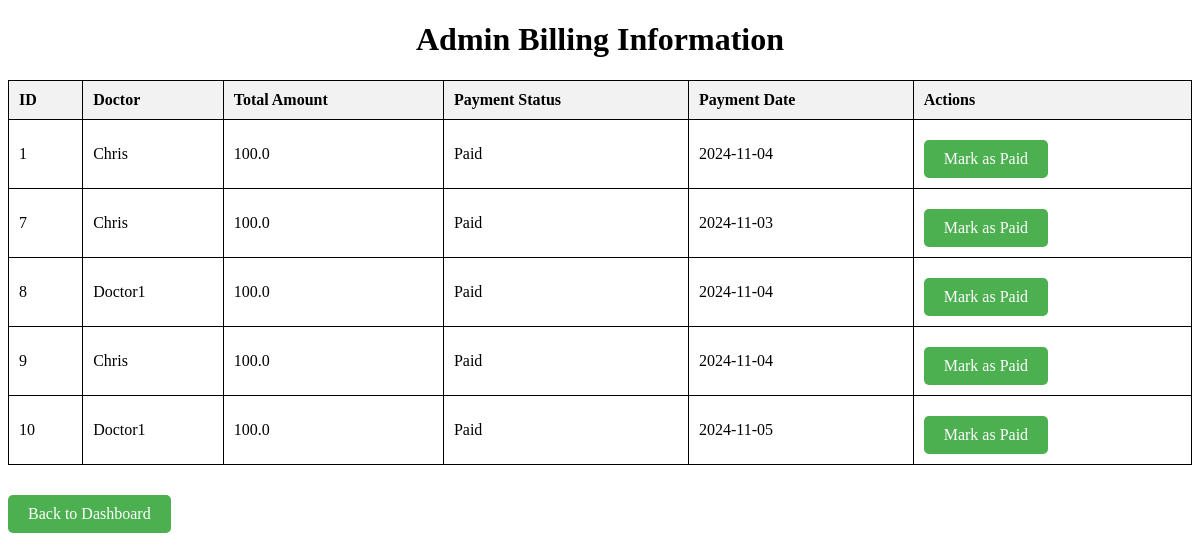
Page /view_billing on the earlier database version.
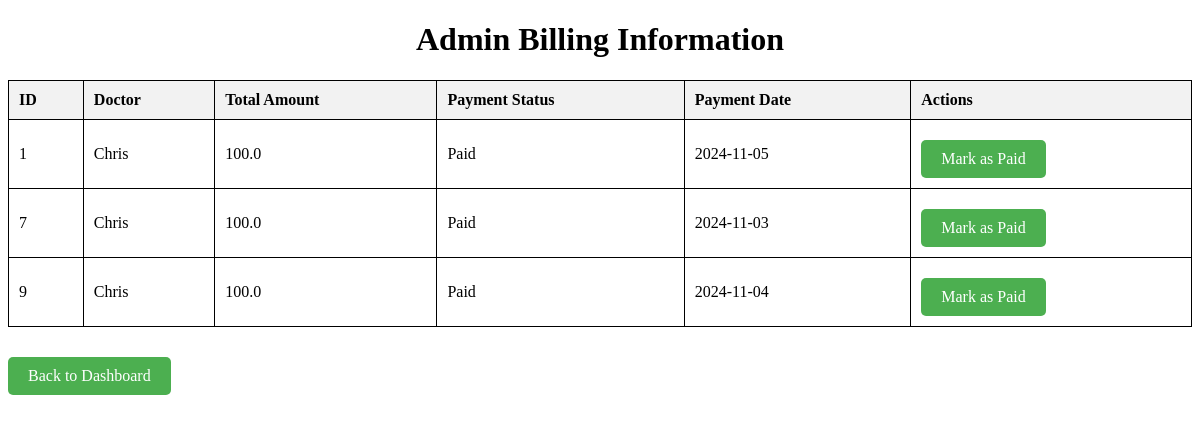
Same page on the later database version.
### tables this page shows
CREATE TABLE "billing" (
    id INTEGER PRIMARY KEY AUTOINCREMENT,
    patient_id INTEGER,
    doctor_id INTEGER,
    total_amount REAL NOT NULL,
    payment_status TEXT NOT NULL,
    payment_date TEXT,
    UNIQUE (patient_id, doctor_id),
    FOREIGN KEY (patient_id) REFERENCES patients (id),
    FOREIGN KEY (doctor_id) REFERENCES doctors (id)
);

CREATE TABLE doctors (
                    id INTEGER PRIMARY KEY AUTOINCREMENT,
                    name TEXT NOT NULL,
                    specialization TEXT NOT NULL,
                    loginid TEXT UNIQUE NOT NULL,
                    password TEXT NOT NULL,
                    email TEXT NOT NULL
                );

### app.py (the view)
@app.route('/view_billing', methods=['GET'])
def admin_view_billing():
    billing_info = query_db('''
        SELECT b.id, p.name AS patient_name, d.name AS doctor_name, b.total_amount, b.payment_status, b.payment_date
        FROM billing b
        JOIN patients p ON b.patient_id = p.id
        JOIN doctors d ON b.doctor_id = d.id
    ''')
    return render_template('admin_billing.html', billing_info=billing_info)

### db_helpers.py (called while the page is built)
def get_db_connection():
    conn = sqlite3.connect('hospital_management.db')
    conn.row_factory = sqlite3.Row
    conn.execute("PRAGMA foreign_keys = ON")  # Enable foreign keys
    return conn

def query_db(query, args=(), one=False):
    conn = get_db_connection()  # Make sure you're getting the connection here
    cur = conn.execute(query, args)
    rv = [dict(row) for row in cur.fetchall()]
    cur.close()
    return (rv[0] if rv else None) if one else rv

### templates/admin_billing.html (shortened to what this page needs)
<!DOCTYPE html>
<html lang="en">
<head>
</head>
<body>
    <h1 class="center">Admin Billing Information</h1>
    <table>
        <thead>
            <tr>
                <th>ID</th>
                <th>Doctor</th>
                <th>Total Amount</th>
                <th>Payment Status</th>
                <th>Payment Date</th>
                <th>Actions</th>
            </tr>
        </thead>
        <tbody>
            {% if billing_info %}
                {% for bill in billing_info %}
                <tr>
                    <td>{{ bill['id'] }}</td>
                    <td>{{ bill['doctor_name'] }}</td>
                    <td>{{ bill['total_amount'] }}</td>
                    <td>{{ bill['payment_status'] }}</td>
                    <td>{{ bill['payment_date'] }}</td>
                    <td>
                        <a href="{{ url_for('update_payment_status', billing_id=bill['id']) }}">Mark as Paid</a>
                    </td>
                </tr>
                {% endfor %}
            {% else %}
                <tr>
                    <td colspan="6">No billing records found.</td>
                </tr>
            {% endif %}
        </tbody>
    </table>
    <a href="{{ url_for('admin_dashboard') }}">Back to Dashboard</a>
</body>
</html>

Differences in the rows shown:
no longer on this page (row unchanged): billing: id "8", doctor_name "Doctor1", total_amount "100.0", payment_status "Paid", payment_date "2024-11-04"
no longer on this page (row unchanged): billing: id "10", doctor_name "Doctor1", total_amount "100.0", payment_status "Paid", payment_date "2024-11-05"
changed billing id 1: payment_date "2024-11-04" → "2024-11-05"
